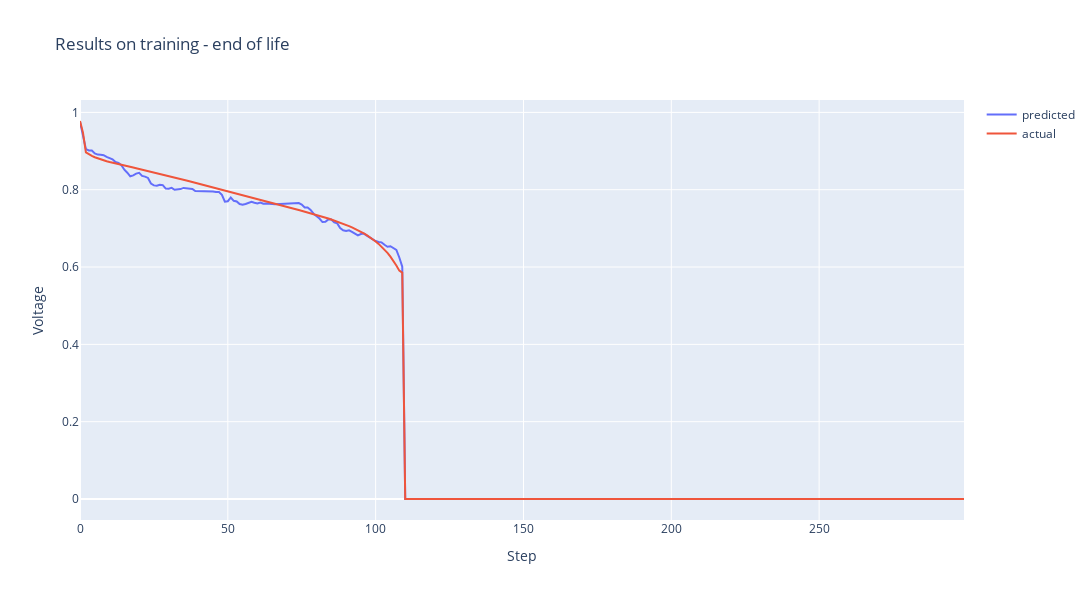

Write notebook code for a chart like this one.
### Code cell
for i in range(train_x.shape[2]):
    fig = go.Figure()
    fig.add_trace(go.Scatter(y=train_predictions[train_battery_range[0]-1,:,i],
                        mode='lines', name='predicted'))
    fig.add_trace(go.Scatter(y=train_x[train_battery_range[0]-1,:,i],
                        mode='lines', name='actual'))
    fig.update_layout(title='Results on training - end of life',
                    xaxis_title='Step',
                    yaxis_title=labels[i],
                    width=1400,
                    height=600)
    fig.show()

### Figure 1 — Plotly figure (JSON) as saved in the notebook; plotly's stock layout.template omitted (floating-point values rounded to 4 significant figures; data arrays with more than 128 entries replaced by an {"elided": "..."} marker saying what was removed)
{"data": [{"mode": "lines", "name": "predicted", "type": "scatter", "y": {"elided": "300 float values"}}, {"mode": "lines", "name": "actual", "type": "scatter", "y": {"elided": "300 float values"}}], "layout": {"height": 600, "title": {"text": "Results on training - end of life"}, "width": 1400, "xaxis": {"title": {"text": "Step"}}, "yaxis": {"title": {"text": "Voltage"}}}}
